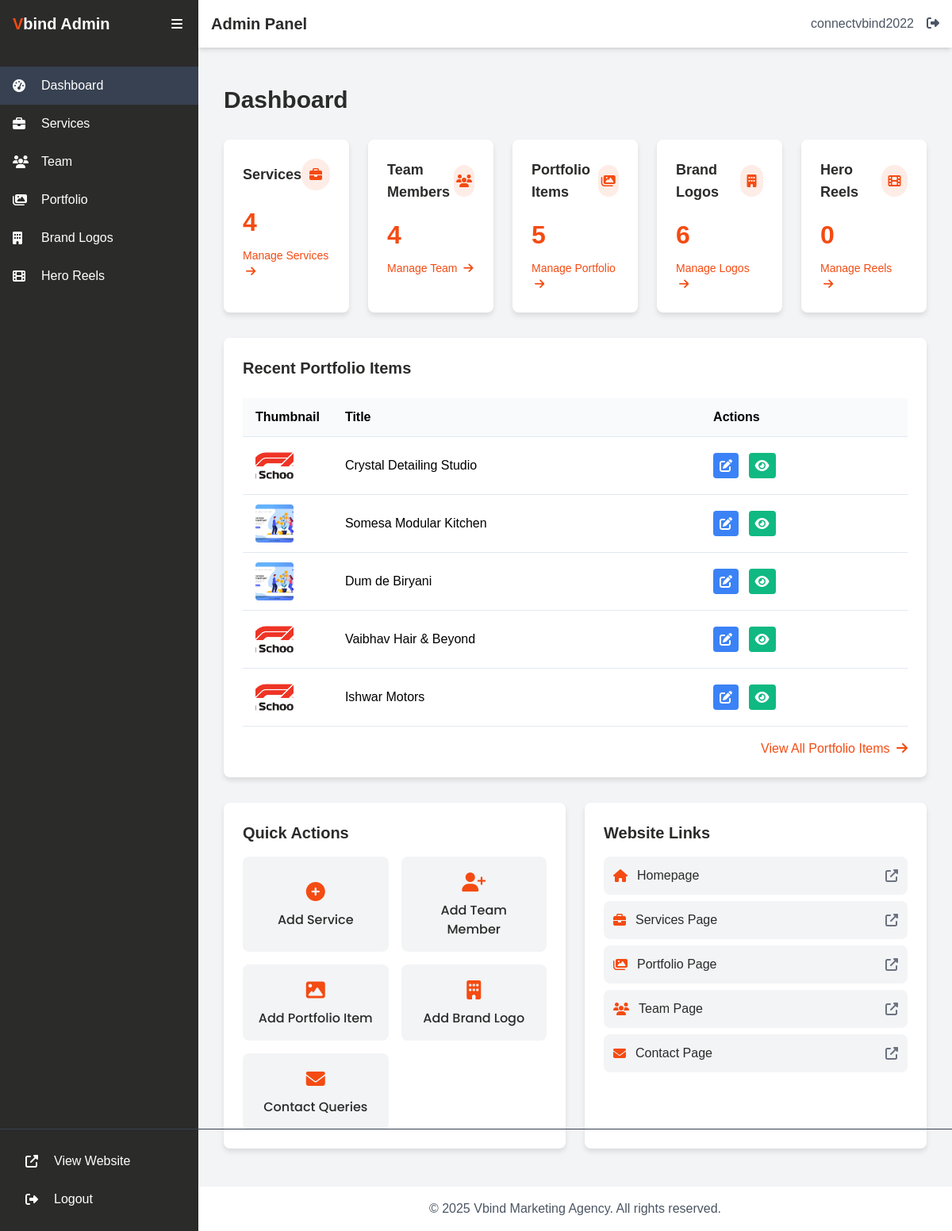
The page /admin/dashboard.php (signed in) on the database its author committed.
### tables this page shows
CREATE TABLE IF NOT EXISTS portfolio (
    id INT AUTO_INCREMENT PRIMARY KEY,
    title VARCHAR(255) NOT NULL,
    brand_name VARCHAR(255) NOT NULL,
    description TEXT NOT NULL,
    categories VARCHAR(255) NOT NULL,
    services_provided TEXT NOT NULL,
    timeline VARCHAR(100),
    brand_essence TEXT,
    brand_agenda TEXT,
    thumbnail VARCHAR(255) NOT NULL,
    video_path VARCHAR(255),
    created_at TIMESTAMP DEFAULT CURRENT_TIMESTAMP,
    updated_at TIMESTAMP DEFAULT CURRENT_TIMESTAMP ON UPDATE CURRENT_TIMESTAMP
);

### includes/functions.php (called while the page is built, shortened)
<?php
function isDatabasePostgres() {
    global $conn;
    return $conn && get_class($conn) === 'PgSql\\Connection';
}
function runQuery($query) {
    global $conn;
    if (isDatabasePostgres()) {
        return pg_query($conn, $query);
    } else {
        return mysqli_query($conn, $query);
    }
}
function fetchAllRows($result) {
    $rows = [];
    if (isDatabasePostgres()) {
        return pg_fetch_all($result) ?: [];
    } else {
        while ($row = mysqli_fetch_assoc($result)) {
            $rows[] = $row;
        }
    }
    return $rows;
}
function fetchRow($result) {
    if (isDatabasePostgres()) {
        return pg_fetch_assoc($result);
    } else {
        return mysqli_fetch_assoc($result);
    }
}
?>

### admin/dashboard.php (the view, shortened to what this page needs)
<?php
require_once '../includes/db.php';
require_once '../includes/functions.php';
$servicesQuery = "SELECT COUNT(*) as count FROM services";
$teamQuery = "SELECT COUNT(*) as count FROM team";
$portfolioQuery = "SELECT COUNT(*) as count FROM portfolio";
$brandLogosQuery = "SELECT COUNT(*) as count FROM brand_logos";
$heroReelsQuery = "SELECT COUNT(*) as count FROM hero_reels";
$servicesResult = runQuery($servicesQuery);
$teamResult = runQuery($teamQuery);
$portfolioResult = runQuery($portfolioQuery);
$brandLogosResult = runQuery($brandLogosQuery);
$heroReelsResult = runQuery($heroReelsQuery);
$servicesCount = fetchRow($servicesResult)['count'] ?? 0;
$teamCount = fetchRow($teamResult)['count'] ?? 0;
$portfolioCount = fetchRow($portfolioResult)['count'] ?? 0;
$brandLogosCount = fetchRow($brandLogosResult)['count'] ?? 0;
$heroReelsCount = fetchRow($heroReelsResult)['count'] ?? 0;
$recentPortfolioQuery = "SELECT * FROM portfolio ORDER BY id DESC LIMIT 5";
$recentPortfolioResult = runQuery($recentPortfolioQuery);
$recentPortfolioItems = [];
if ($recentPortfolioResult && getNumRows($recentPortfolioResult) > 0) {
    $recentPortfolioItems = fetchAllRows($recentPortfolioResult);
}
include 'includes/header.php';
?>
<div class="container mx-auto px-4 py-8">
    <h1 class="text-3xl font-bold text-[#2B2B2A] mb-8">Dashboard</h1>
    <div class="grid grid-cols-1 md:grid-cols-3 lg:grid-cols-5 gap-6 mb-8">
        <div class="admin-card">
            <div class="flex justify-between items-center mb-4">
                <h3 class="text-lg font-semibold text-[#2B2B2A]">Services</h3>
                <div class="w-10 h-10 bg-[#F44B12]/10 rounded-full flex items-center justify-center">
                    <i class="fas fa-briefcase text-[#F44B12]"></i>
                </div>
            </div>
            <div class="admin-stat"><?php echo $servicesCount; ?></div>
            <a href="services.php" class="text-[#F44B12] text-sm hover:underline mt-2 inline-block">
                Manage Services <i class="fas fa-arrow-right ml-1"></i>
            </a>
        </div>
        <div class="admin-card">
            <div class="flex justify-between items-center mb-4">
                <h3 class="text-lg font-semibold text-[#2B2B2A]">Team Members</h3>
                <div class="w-10 h-10 bg-[#F44B12]/10 rounded-full flex items-center justify-center">
                    <i class="fas fa-users text-[#F44B12]"></i>
                </div>
            </div>
            <div class="admin-stat"><?php echo $teamCount; ?></div>
            <a href="team.php" class="text-[#F44B12] text-sm hover:underline mt-2 inline-block">
                Manage Team <i class="fas fa-arrow-right ml-1"></i>
            </a>
        </div>
        <div class="admin-card">
            <div class="flex justify-between items-center mb-4">
                <h3 class="text-lg font-semibold text-[#2B2B2A]">Portfolio Items</h3>
                <div class="w-10 h-10 bg-[#F44B12]/10 rounded-full flex items-center justify-center">
                    <i class="fas fa-images text-[#F44B12]"></i>
                </div>
            </div>
            <div class="admin-stat"><?php echo $portfolioCount; ?></div>
            <a href="portfolio.php" class="text-[#F44B12] text-sm hover:underline mt-2 inline-block">
                Manage Portfolio <i class="fas fa-arrow-right ml-1"></i>
            </a>
        </div>
        <div class="admin-card">
            <div class="flex justify-between items-center mb-4">
                <h3 class="text-lg font-semibold text-[#2B2B2A]">Brand Logos</h3>
                <div class="w-10 h-10 bg-[#F44B12]/10 rounded-full flex items-center justify-center">
                    <i class="fas fa-building text-[#F44B12]"></i>
                </div>
            </div>
            <div class="admin-stat"><?php echo $brandLogosCount; ?></div>
            <a href="brand-logos.php" class="text-[#F44B12] text-sm hover:underline mt-2 inline-block">
                Manage Logos <i class="fas fa-arrow-right ml-1"></i>
            </a>
        </div>
        <div class="admin-card">
            <div class="flex justify-between items-center mb-4">
                <h3 class="text-lg font-semibold text-[#2B2B2A]">Hero Reels</h3>
                <div class="w-10 h-10 bg-[#F44B12]/10 rounded-full flex items-center justify-center">
                    <i class="fas fa-film text-[#F44B12]"></i>
                </div>
            </div>
            <div class="admin-stat"><?php echo $heroReelsCount; ?></div>
            <a href="hero-reels.php" class="text-[#F44B12] text-sm hover:underline mt-2 inline-block">
                Manage Reels <i class="fas fa-arrow-right ml-1"></i>
            </a>
        </div>
    </div>
    <div class="admin-card mb-8">
        <h2 class="text-xl font-bold text-[#2B2B2A] mb-6">Recent Portfolio Items</h2>
        <?php if (empty($recentPortfolioItems)): ?>
            <div class="bg-gray-100 p-4 rounded text-center">
                <p class="text-gray-600">No portfolio items found.</p>
                <a href="portfolio.php" class="inline-block mt-2 px-4 py-2 bg-[#F44B12] text-white rounded hover:bg-[#d43e0f] transition duration-300">
                    Add Portfolio Item
                </a>
            </div>
        <?php else: ?>
            <div class="overflow-x-auto">
                <table class="admin-table">
                    <thead>
                        <tr>
                            <th>Thumbnail</th>
                            <th>Title</th>
                            <th>Actions</th>
                        </tr>
                    </thead>
                    <tbody>
                        <?php foreach ($recentPortfolioItems as $item): ?>
                            <tr>
                                <td class="w-16">
                                    <img src="../<?php echo $item['thumbnail']; ?>" alt="<?php echo htmlspecialchars($item['title'] ?? ''); ?>" class="w-12 h-12 object-cover rounded">
                                </td>
                                <td><?php echo htmlspecialchars($item['title'] ?? ''); ?></td>
                                <td>
                                    <a href="portfolio.php?action=edit&id=<?php echo $item['id']; ?>" class="btn-edit">
                                        <i class="fas fa-edit"></i>
                                    </a>
                                    <a href="portfolio.php?action=view&id=<?php echo $item['id']; ?>" class="btn-view">
                                        <i class="fas fa-eye"></i>
                                    </a>
                                </td>
                            </tr>
                        <?php endforeach; ?>
                    </tbody>
                </table>
            </div>
            <div class="mt-4 text-right">
                <a href="portfolio.php" class="text-[#F44B12] hover:underline">
                    View All Portfolio Items <i class="fas fa-arrow-right ml-1"></i>
                </a>
            </div>
        <?php endif; ?>
    </div>
    <div class="grid grid-cols-1 md:grid-cols-2 gap-6">
        <div class="admin-card">
            <h2 class="text-xl font-bold text-[#2B2B2A] mb-4">Quick Actions</h2>
            <div class="grid grid-cols-2 gap-4">
                <a href="services.php?action=add" class="p-4 bg-gray-100 rounded-lg hover:bg-gray-200 transition duration-300 flex flex-col items-center justify-center text-center">
                    <i class="fas fa-plus-circle text-[#F44B12] text-2xl mb-2"></i>
                    <span class="text-[#2B2B2A] font-medium">Add Service</span>
                </a>
                <a href="team.php?action=add" class="p-4 bg-gray-100 rounded-lg hover:bg-gray-200 transition duration-300 flex flex-col items-center justify-center text-center">
                    <i class="fas fa-user-plus text-[#F44B12] text-2xl mb-2"></i>
                    <span class="text-[#2B2B2A] font-medium">Add Team Member</span>
                </a>
                <a href="portfolio.php?action=add" class="p-4 bg-gray-100 rounded-lg hover:bg-gray-200 transition duration-300 flex flex-col items-center justify-center text-center">
                    <i class="fas fa-image text-[#F44B12] text-2xl mb-2"></i>
                    <span class="text-[#2B2B2A] font-medium">Add Portfolio Item</span>
                </a>
                <a href="brand-logos.php?action=add" class="p-4 bg-gray-100 rounded-lg hover:bg-gray-200 transition duration-300 flex flex-col items-center justify-center text-center">
                    <i class="fas fa-building text-[#F44B12] text-2xl mb-2"></i>
                    <span class="text-[#2B2B2A] font-medium">Add Brand Logo</span>
                </a>
                <a href="contact_queries.php" class="p-4 bg-gray-100 rounded-lg hover:bg-gray-200 transition duration-300 flex flex-col items-center justify-center text-center">
                    <i class="fas fa-envelope text-[#F44B12] text-2xl mb-2"></i>
                    <span class="text-[#2B2B2A] font-medium">Contact Queries</span>
                </a>
            </div>
        </div>
        <div class="admin-card">
            <h2 class="text-xl font-bold text-[#2B2B2A] mb-4">Website Links</h2>
            <ul class="space-y-2">
                <li>
                    <a href="../index.php" target="_blank" class="flex items-center p-3 bg-gray-100 rounded-lg hover:bg-gray-200 transition duration-300">
                        <i class="fas fa-home text-[#F44B12] mr-3"></i>
                        <span class="text-[#2B2B2A]">Homepage</span>
                        <i class="fas fa-external-link-alt ml-auto text-gray-500"></i>
                    </a>
                </li>
                <li>
                    <a href="../services.php" target="_blank" class="flex items-center p-3 bg-gray-100 rounded-lg hover:bg-gray-200 transition duration-300">
                        <i class="fas fa-briefcase text-[#F44B12] mr-3"></i>
                        <span class="text-[#2B2B2A]">Services Page</span>
                        <i class="fas fa-external-link-alt ml-auto text-gray-500"></i>
                    </a>
                </li>
                <li>
                    <a href="../portfolio.php" target="_blank" class="flex items-center p-3 bg-gray-100 rounded-lg hover:bg-gray-200 transition duration-300">
                        <i class="fas fa-images text-[#F44B12] mr-3"></i>
                        <span class="text-[#2B2B2A]">Portfolio Page</span>
                        <i class="fas fa-external-link-alt ml-auto text-gray-500"></i>
                    </a>
                </li>
                <li>
                    <a href="../team.php" target="_blank" class="flex items-center p-3 bg-gray-100 rounded-lg hover:bg-gray-200 transition duration-300">
                        <i class="fas fa-users text-[#F44B12] mr-3"></i>
                        <span class="text-[#2B2B2A]">Team Page</span>
                        <i class="fas fa-external-link-alt ml-auto text-gray-500"></i>
                    </a>
                </li>
                <li>
                    <a href="../contact.php" target="_blank" class="flex items-center p-3 bg-gray-100 rounded-lg hover:bg-gray-200 transition duration-300">
                        <i class="fas fa-envelope text-[#F44B12] mr-3"></i>
                        <span class="text-[#2B2B2A]">Contact Page</span>
                        <i class="fas fa-external-link-alt ml-auto text-gray-500"></i>
                    </a>
                </li>
            </ul>
        </div>
    </div>
</div>
<?php include 'includes/footer.php'; ?>

### assets/css/styles.css (style rules this page uses)
.font-medium { font-family: 'Poppins', sans-serif; font-weight: 500; }
.font-extrabold, .font-bold { font-family: 'Gotham', sans-serif; font-weight: bold; }
html { scroll-behavior: smooth; }
body { font-family: 'Gotham', sans-serif; }
body { overflow-x: hidden; position: relative; }
.admin-card { background-color: white; border-radius: 0.5rem; box-shadow: 0 4px 6px rgba(0, 0, 0, 0.1); padding: 1.5rem; transition: all 0.3s ease; }
.admin-stat { font-size: 2rem; font-weight: 700; color: #F44B12; }
.admin-table { width: 100%; border-collapse: collapse; }
.admin-table th, .admin-table td { padding: 0.75rem 1rem; text-align: left; border-bottom: 1px solid #e2e8f0; }
.admin-table th { background-color: #f8fafc; font-weight: 600; }
.btn-edit, .btn-delete, .btn-view { padding: 0.5rem; border-radius: 0.25rem; display: inline-flex; align-items: center; justify-content: center; transition: all 0.3s ease; margin-right: 0.5rem; }
.btn-edit { background-color: #3b82f6; color: white; }
.btn-view { background-color: #10b981; color: white; }

### rows shown on the page
portfolio: thumbnail (picture), title "Crystal Detailing Studio"
portfolio: thumbnail (picture), title "Somesa Modular Kitchen"
portfolio: thumbnail (picture), title "Dum de Biryani"
portfolio: thumbnail (picture), title "Vaibhav Hair & Beyond"
portfolio: thumbnail (picture), title "Ishwar Motors"

### other values the page prints
$_SESSION['username'] "connectvbind2022"
$servicesCount "4"
$teamCount "4"
$portfolioCount "5"
$brandLogosCount "6"
$heroReelsCount "0"
